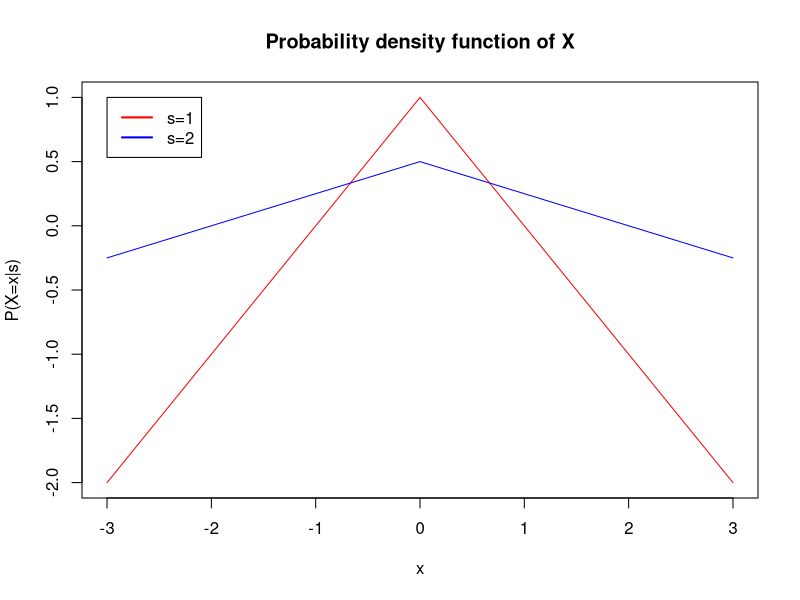
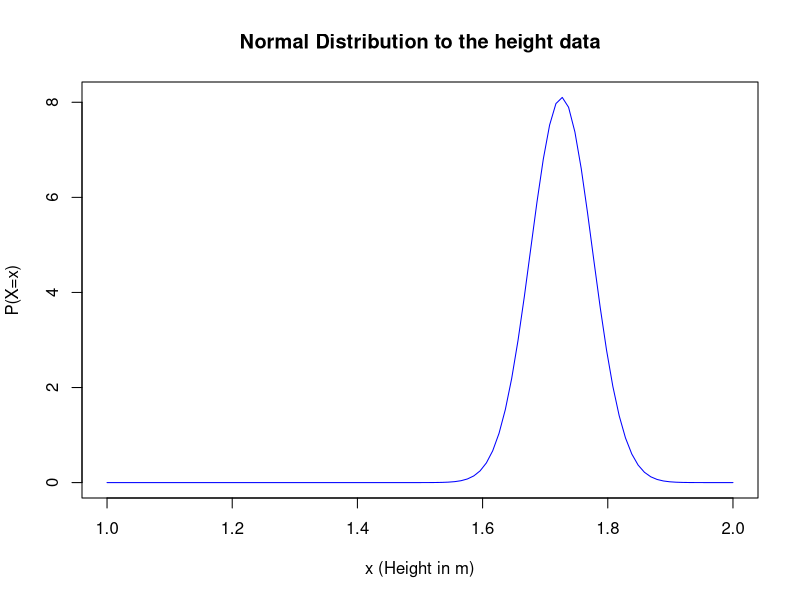
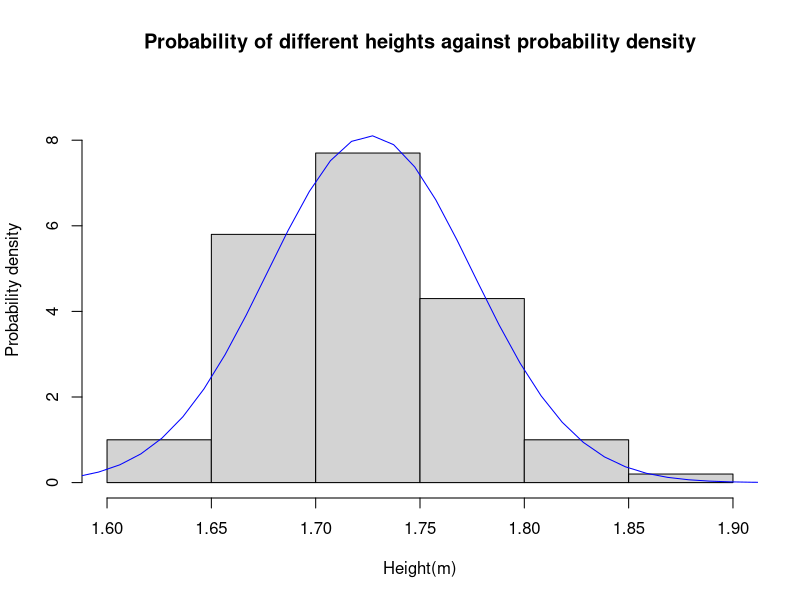

Write the R code that produced these figures, in order.
setwd("C:/Users/User/Documents/YEAR 2 SEM 2/FIT2086/Assignment")
heart <- read.csv("heart.disease.csv", header = TRUE)
nrow(heart[,])
nrow(heart[heart$H == 0 & heart$T == 0,])
nrow(heart[heart$H == 0 & heart$T == 1,])
nrow(heart[heart$H == 1 & heart$T == 0,])
nrow(heart[heart$H == 1 & heart$T == 1,])

#xx <- seq(from=-3, to=3, length.out=100)
#plot(x=xx, y=dnorm(x=xx, mean=0, sd=sqrt(1/6)), xlim = c(-3,3), ylim = c(0,1), type = "l", xlab="x", ylab="P(X=x|s)", 
#     main="Probability density function of X", col="red")
#lines(x=xx, y=dnorm(x=xx, mean=0, sd=sqrt(2/3)), type = "l", col = "blue")
#legend(x=-3, y=1, legend=c("s=1","s=2"), col=c("red","blue"), lwd=2, lty=c(1, 1))

f1 <- function(x){
  (1-abs(x))/(1^2)
}

f2 <- function(x){
  (2-abs(x))/(2^2)
}

curve(f1, from=-3, to=3, xlab="x", ylab="P(X=x|s)", main="Probability density function of X", col="red")

curve(f2, from=-3, to=3, col="blue", add=TRUE)

legend(x=-3, y=1, legend=c("s=1","s=2"), col=c("red","blue"), lwd=2, lty=c(1, 1))



height <- read.csv("heights.hk.csv", header = TRUE)

my_estimates <- function(X)
{
  n = length(X)
  
  retval = list()
  
  # Calculate the sample mean
  retval$mu_ml = sum(X)/n
  
  # Calculate the squared deviations around the mean
  e2 = (X - retval$m)^2
  
  # Calculate the two estimates of variance
  retval$var_ml = sum(e2)/n
  retval$var_u  = sum(e2)/(n-1)
  
  return(retval)
}

est <- my_estimates(height$Height)

est$mu_ml
est$var_u

xseq <- seq(from=1, to=2, length.out=100)
plot(x=xseq, y=dnorm(x=xseq, mean=est$mu_ml, sd=sqrt(est$var_u)), type = "l", xlab="x (Height in m)", 
     ylab="P(X=x)", main="Normal Distribution to the height data", col="blue")


pnorm(1.65,est$mu_ml,sqrt(est$var_u))
pnorm(1.75,est$mu_ml,sqrt(est$var_u))-pnorm(1.65,est$mu_ml,sqrt(est$var_u))
1-pnorm(1.75,est$mu_ml,sqrt(est$var_u))-(1-pnorm(1.85,est$mu_ml,sqrt(est$var_u)))
1-pnorm(1.85,est$mu_ml,sqrt(est$var_u))

zero <- dbinom(0,18,1-pnorm(1.8,est$mu_ml,sqrt(est$var_u)))
one <- dbinom(1,18,1-pnorm(1.8,est$mu_ml,sqrt(est$var_u)))
two <- dbinom(2,18,1-pnorm(1.8,est$mu_ml,sqrt(est$var_u)))
three <- dbinom(3,18,1-pnorm(1.8,est$mu_ml,sqrt(est$var_u)))
1-(zero+one+two+three)

xseq <- seq(from=1, to=2, length.out=100)
hist(height$Height, prob=TRUE, ylim=c(0,9), xlab="Height(m)", ylab="Probability density",
     main="Probability of different heights against probability density")
lines(x=xseq, y=dnorm(x=xseq, mean=est$mu_ml, sd=sqrt(est$var_u)), type = "l", col="blue")
